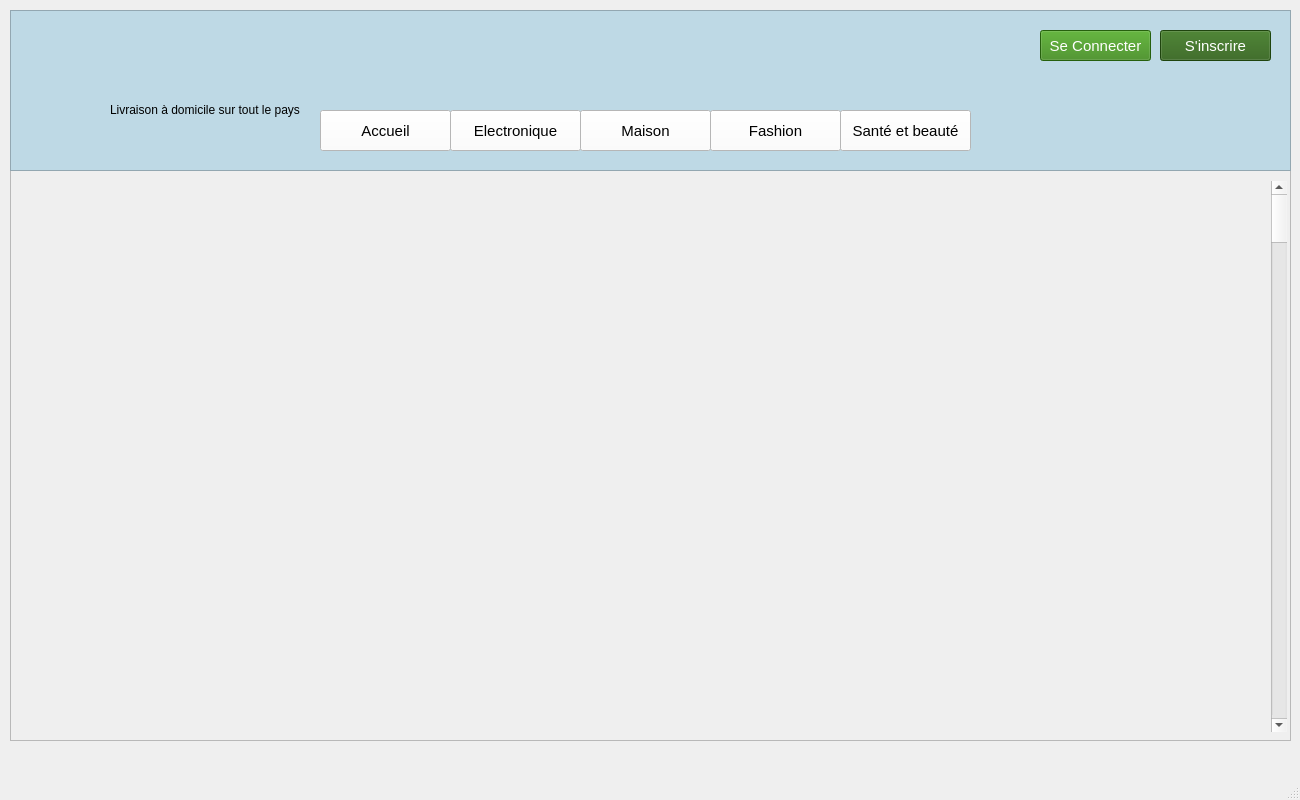
<?xml version="1.0" encoding="UTF-8"?>
<ui version="4.0">
 <class>MainWindow</class>
 <widget class="QMainWindow" name="MainWindow">
  <property name="enabled">
   <bool>true</bool>
  </property>
  <property name="geometry">
   <rect>
    <x>0</x>
    <y>0</y>
    <width>1300</width>
    <height>800</height>
   </rect>
  </property>
  <property name="windowTitle">
   <string>MainWindow</string>
  </property>
  <property name="styleSheet">
   <string notr="true">*{
font-family: 'Montserrat', sans-serif !important;  
font-size : 15px ;
}

#frame {
background: #BED9E5 ; 
}

#navbar_livraison {

font-size : 12px ; 
}

QPushButton {
background : #FFFFFF ; 
box-shadow:  0  0 30px white ;
transition: all 0.4s ;
}

QPushButton:hover {
background : #45A4CD ; 
}

#navbar_login {
background : #358612  ; 
color: white   ; 
}
#navbar_login:hover{
background : #A8D5B1   ; 
color: black   ; 
}
#navbar_signup {
background : #2B5F14  !important ; 
color: white !important ; 
}
#navbar_signup:hover {
background : #A8D5B1   ; 
color: black   ; 
}</string>
  </property>
  <widget class="QWidget" name="centralwidget">
   <widget class="QScrollArea" name="scrollArea">
    <property name="geometry">
     <rect>
      <x>10</x>
      <y>170</y>
      <width>1281</width>
      <height>571</height>
     </rect>
    </property>
    <property name="widgetResizable">
     <bool>true</bool>
    </property>
    <widget class="QWidget" name="scrollAreaWidgetContents">
     <property name="geometry">
      <rect>
       <x>0</x>
       <y>0</y>
       <width>1279</width>
       <height>569</height>
      </rect>
     </property>
     <widget class="QScrollBar" name="verticalScrollBar">
      <property name="geometry">
       <rect>
        <x>1260</x>
        <y>10</y>
        <width>16</width>
        <height>551</height>
       </rect>
      </property>
      <property name="orientation">
       <enum>Qt::Vertical</enum>
      </property>
     </widget>
     <widget class="QStackedWidget" name="stackedWidget">
      <property name="geometry">
       <rect>
        <x>-1</x>
        <y>-161</y>
        <width>1281</width>
        <height>731</height>
       </rect>
      </property>
      <widget class="QWidget" name="page_accueil"/>
      <widget class="QWidget" name="page_login">
       <widget class="QGroupBox" name="groupBox">
        <property name="geometry">
         <rect>
          <x>440</x>
          <y>250</y>
          <width>381</width>
          <height>361</height>
         </rect>
        </property>
        <property name="styleSheet">
         <string notr="true">#label_email{
font-size : 17px ; 
}
#label_password{
font-size : 17px ; 
}
#groupBox{
font-size : 19px ; 
color : #377DAC ; 
font-weight : bold ; 
}</string>
        </property>
        <property name="title">
         <string>Se Connecter</string>
        </property>
        <widget class="QLabel" name="label_email">
         <property name="geometry">
          <rect>
           <x>90</x>
           <y>70</y>
           <width>121</width>
           <height>31</height>
          </rect>
         </property>
         <property name="text">
          <string>Email : </string>
         </property>
        </widget>
        <widget class="QLineEdit" name="lineEdit_email">
         <property name="geometry">
          <rect>
           <x>90</x>
           <y>100</y>
           <width>201</width>
           <height>31</height>
          </rect>
         </property>
        </widget>
        <widget class="QLabel" name="label_password">
         <property name="geometry">
          <rect>
           <x>90</x>
           <y>160</y>
           <width>121</width>
           <height>31</height>
          </rect>
         </property>
         <property name="text">
          <string>Mot de passe : </string>
         </property>
        </widget>
        <widget class="QLineEdit" name="lineEdit_password">
         <property name="geometry">
          <rect>
           <x>90</x>
           <y>190</y>
           <width>201</width>
           <height>31</height>
          </rect>
         </property>
         <property name="echoMode">
          <enum>QLineEdit::Password</enum>
         </property>
        </widget>
        <widget class="QPushButton" name="pushButton">
         <property name="geometry">
          <rect>
           <x>130</x>
           <y>280</y>
           <width>111</width>
           <height>41</height>
          </rect>
         </property>
         <property name="text">
          <string>Entrer</string>
         </property>
        </widget>
        <widget class="QLabel" name="label_introuvable">
         <property name="geometry">
          <rect>
           <x>80</x>
           <y>230</y>
           <width>241</width>
           <height>31</height>
          </rect>
         </property>
         <property name="styleSheet">
          <string notr="true">#label_introuvable {
color:  red ; 
}</string>
         </property>
         <property name="text">
          <string/>
         </property>
        </widget>
       </widget>
      </widget>
      <widget class="QWidget" name="page_signup">
       <widget class="QGroupBox" name="groupBox_2">
        <property name="geometry">
         <rect>
          <x>280</x>
          <y>210</y>
          <width>671</width>
          <height>471</height>
         </rect>
        </property>
        <property name="styleSheet">
         <string notr="true">QLabel{
font-size : 17px ; 
}
QRadioButton{
font-size : 17px ; 
}
#groupBox_2{
font-size : 19px ; 
color : #377DAC ; 
font-weight : bold ; 
}</string>
        </property>
        <property name="title">
         <string>S'inscrire</string>
        </property>
        <widget class="QLabel" name="label_email_2">
         <property name="geometry">
          <rect>
           <x>60</x>
           <y>60</y>
           <width>121</width>
           <height>31</height>
          </rect>
         </property>
         <property name="text">
          <string>Nom :</string>
         </property>
        </widget>
        <widget class="QLineEdit" name="lineEdit_email_2">
         <property name="geometry">
          <rect>
           <x>60</x>
           <y>90</y>
           <width>201</width>
           <height>31</height>
          </rect>
         </property>
        </widget>
        <widget class="QLabel" name="label_password_2">
         <property name="geometry">
          <rect>
           <x>60</x>
           <y>140</y>
           <width>121</width>
           <height>31</height>
          </rect>
         </property>
         <property name="text">
          <string>Prenom : </string>
         </property>
        </widget>
        <widget class="QLineEdit" name="lineEdit_password_2">
         <property name="geometry">
          <rect>
           <x>60</x>
           <y>170</y>
           <width>201</width>
           <height>31</height>
          </rect>
         </property>
         <property name="echoMode">
          <enum>QLineEdit::Normal</enum>
         </property>
        </widget>
        <widget class="QPushButton" name="pushButton_2">
         <property name="geometry">
          <rect>
           <x>270</x>
           <y>400</y>
           <width>111</width>
           <height>41</height>
          </rect>
         </property>
         <property name="text">
          <string>Entrer</string>
         </property>
        </widget>
        <widget class="QLabel" name="label_introuvable_2">
         <property name="geometry">
          <rect>
           <x>80</x>
           <y>230</y>
           <width>241</width>
           <height>31</height>
          </rect>
         </property>
         <property name="styleSheet">
          <string notr="true">#label_introuvable {
color:  red ; 
}</string>
         </property>
         <property name="text">
          <string/>
         </property>
        </widget>
        <widget class="QLineEdit" name="lineEdit_password_3">
         <property name="geometry">
          <rect>
           <x>60</x>
           <y>310</y>
           <width>201</width>
           <height>31</height>
          </rect>
         </property>
         <property name="echoMode">
          <enum>QLineEdit::Normal</enum>
         </property>
        </widget>
        <widget class="QLineEdit" name="lineEdit_email_3">
         <property name="geometry">
          <rect>
           <x>60</x>
           <y>240</y>
           <width>201</width>
           <height>31</height>
          </rect>
         </property>
        </widget>
        <widget class="QLabel" name="label_password_3">
         <property name="geometry">
          <rect>
           <x>60</x>
           <y>280</y>
           <width>121</width>
           <height>31</height>
          </rect>
         </property>
         <property name="text">
          <string>Email :</string>
         </property>
        </widget>
        <widget class="QLabel" name="label_email_3">
         <property name="geometry">
          <rect>
           <x>60</x>
           <y>210</y>
           <width>121</width>
           <height>31</height>
          </rect>
         </property>
         <property name="text">
          <string>CIN : </string>
         </property>
        </widget>
        <widget class="QLineEdit" name="lineEdit_password_4">
         <property name="geometry">
          <rect>
           <x>390</x>
           <y>170</y>
           <width>201</width>
           <height>31</height>
          </rect>
         </property>
         <property name="echoMode">
          <enum>QLineEdit::Password</enum>
         </property>
        </widget>
        <widget class="QLineEdit" name="lineEdit_email_4">
         <property name="geometry">
          <rect>
           <x>390</x>
           <y>90</y>
           <width>201</width>
           <height>31</height>
          </rect>
         </property>
         <property name="echoMode">
          <enum>QLineEdit::Password</enum>
         </property>
        </widget>
        <widget class="QLabel" name="label_password_4">
         <property name="geometry">
          <rect>
           <x>390</x>
           <y>140</y>
           <width>211</width>
           <height>31</height>
          </rect>
         </property>
         <property name="text">
          <string>Re-entrer mot de passe :</string>
         </property>
        </widget>
        <widget class="QLabel" name="label_email_4">
         <property name="geometry">
          <rect>
           <x>390</x>
           <y>60</y>
           <width>121</width>
           <height>31</height>
          </rect>
         </property>
         <property name="text">
          <string>Mot de passse : </string>
         </property>
        </widget>
        <widget class="QLabel" name="label_password_5">
         <property name="geometry">
          <rect>
           <x>390</x>
           <y>210</y>
           <width>211</width>
           <height>31</height>
          </rect>
         </property>
         <property name="text">
          <string>Numero telephone : </string>
         </property>
        </widget>
        <widget class="QLineEdit" name="lineEdit_password_5">
         <property name="geometry">
          <rect>
           <x>390</x>
           <y>240</y>
           <width>201</width>
           <height>31</height>
          </rect>
         </property>
         <property name="echoMode">
          <enum>QLineEdit::Normal</enum>
         </property>
        </widget>
        <widget class="QRadioButton" name="radioButton">
         <property name="geometry">
          <rect>
           <x>390</x>
           <y>290</y>
           <width>97</width>
           <height>20</height>
          </rect>
         </property>
         <property name="text">
          <string>Agent</string>
         </property>
        </widget>
        <widget class="QRadioButton" name="radioButton_2">
         <property name="geometry">
          <rect>
           <x>390</x>
           <y>320</y>
           <width>97</width>
           <height>20</height>
          </rect>
         </property>
         <property name="text">
          <string>Client</string>
         </property>
        </widget>
        <widget class="QRadioButton" name="radioButton_3">
         <property name="geometry">
          <rect>
           <x>390</x>
           <y>350</y>
           <width>97</width>
           <height>20</height>
          </rect>
         </property>
         <property name="text">
          <string>Livreur</string>
         </property>
        </widget>
       </widget>
      </widget>
     </widget>
    </widget>
   </widget>
   <widget class="QFrame" name="frame">
    <property name="geometry">
     <rect>
      <x>10</x>
      <y>10</y>
      <width>1281</width>
      <height>161</height>
     </rect>
    </property>
    <property name="frameShape">
     <enum>QFrame::StyledPanel</enum>
    </property>
    <property name="frameShadow">
     <enum>QFrame::Raised</enum>
    </property>
    <widget class="QLabel" name="logopic1">
     <property name="geometry">
      <rect>
       <x>10</x>
       <y>0</y>
       <width>311</width>
       <height>111</height>
      </rect>
     </property>
     <property name="text">
      <string/>
     </property>
    </widget>
    <widget class="QPushButton" name="navbar_Sant">
     <property name="geometry">
      <rect>
       <x>830</x>
       <y>100</y>
       <width>131</width>
       <height>41</height>
      </rect>
     </property>
     <property name="text">
      <string>Santé et beauté</string>
     </property>
    </widget>
    <widget class="QPushButton" name="navbar_Elect">
     <property name="geometry">
      <rect>
       <x>440</x>
       <y>100</y>
       <width>131</width>
       <height>41</height>
      </rect>
     </property>
     <property name="text">
      <string>Electronique</string>
     </property>
    </widget>
    <widget class="QPushButton" name="navbar_signup">
     <property name="geometry">
      <rect>
       <x>1150</x>
       <y>20</y>
       <width>111</width>
       <height>31</height>
      </rect>
     </property>
     <property name="text">
      <string>S'inscrire</string>
     </property>
    </widget>
    <widget class="QPushButton" name="navbar_Mais">
     <property name="geometry">
      <rect>
       <x>570</x>
       <y>100</y>
       <width>131</width>
       <height>41</height>
      </rect>
     </property>
     <property name="text">
      <string>Maison</string>
     </property>
    </widget>
    <widget class="QPushButton" name="navbar_login">
     <property name="geometry">
      <rect>
       <x>1030</x>
       <y>20</y>
       <width>111</width>
       <height>31</height>
      </rect>
     </property>
     <property name="text">
      <string>Se Connecter</string>
     </property>
    </widget>
    <widget class="QLabel" name="navbar_livraison">
     <property name="geometry">
      <rect>
       <x>100</x>
       <y>90</y>
       <width>241</width>
       <height>20</height>
      </rect>
     </property>
     <property name="text">
      <string>Livraison à domicile sur tout le pays</string>
     </property>
    </widget>
    <widget class="QPushButton" name="navbar_Accueil">
     <property name="geometry">
      <rect>
       <x>310</x>
       <y>100</y>
       <width>131</width>
       <height>41</height>
      </rect>
     </property>
     <property name="text">
      <string>Accueil</string>
     </property>
    </widget>
    <widget class="QLabel" name="navbar_card">
     <property name="geometry">
      <rect>
       <x>950</x>
       <y>10</y>
       <width>71</width>
       <height>51</height>
      </rect>
     </property>
     <property name="text">
      <string/>
     </property>
    </widget>
    <widget class="QPushButton" name="navbar_Fash">
     <property name="geometry">
      <rect>
       <x>700</x>
       <y>100</y>
       <width>131</width>
       <height>41</height>
      </rect>
     </property>
     <property name="text">
      <string>Fashion</string>
     </property>
    </widget>
   </widget>
  </widget>
  <widget class="QMenuBar" name="menubar">
   <property name="geometry">
    <rect>
     <x>0</x>
     <y>0</y>
     <width>1300</width>
     <height>23</height>
    </rect>
   </property>
  </widget>
  <widget class="QStatusBar" name="statusbar"/>
 </widget>
 <resources/>
 <connections/>
</ui>
